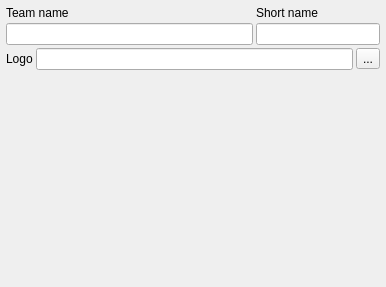
<?xml version="1.0" encoding="UTF-8"?>
<ui version="4.0">
 <class>TeamWidget</class>
 <widget class="QWidget" name="TeamWidget">
  <property name="geometry">
   <rect>
    <x>0</x>
    <y>0</y>
    <width>386</width>
    <height>287</height>
   </rect>
  </property>
  <property name="windowTitle">
   <string>Form</string>
  </property>
  <layout class="QVBoxLayout" name="verticalLayout">
   <property name="spacing">
    <number>3</number>
   </property>
   <property name="leftMargin">
    <number>6</number>
   </property>
   <property name="topMargin">
    <number>6</number>
   </property>
   <property name="rightMargin">
    <number>6</number>
   </property>
   <property name="bottomMargin">
    <number>6</number>
   </property>
   <item>
    <layout class="QGridLayout" name="__teamNameGridLayout">
     <property name="spacing">
      <number>3</number>
     </property>
     <item row="0" column="0">
      <widget class="QLabel" name="__teamNameLable">
       <property name="text">
        <string>Team name</string>
       </property>
      </widget>
     </item>
     <item row="0" column="1">
      <widget class="QLabel" name="__shortNameLable">
       <property name="text">
        <string>Short name</string>
       </property>
      </widget>
     </item>
     <item row="1" column="0">
      <widget class="QLineEdit" name="teamNameLineEdit">
       <property name="sizePolicy">
        <sizepolicy hsizetype="Expanding" vsizetype="Fixed">
         <horstretch>2</horstretch>
         <verstretch>0</verstretch>
        </sizepolicy>
       </property>
      </widget>
     </item>
     <item row="1" column="1">
      <widget class="QLineEdit" name="shortNameLineEdit">
       <property name="sizePolicy">
        <sizepolicy hsizetype="Expanding" vsizetype="Fixed">
         <horstretch>1</horstretch>
         <verstretch>0</verstretch>
        </sizepolicy>
       </property>
      </widget>
     </item>
    </layout>
   </item>
   <item>
    <layout class="QHBoxLayout" name="__logoLayout">
     <property name="spacing">
      <number>3</number>
     </property>
     <property name="topMargin">
      <number>0</number>
     </property>
     <item>
      <widget class="QLabel" name="__logoLable">
       <property name="text">
        <string>Logo</string>
       </property>
      </widget>
     </item>
     <item>
      <widget class="QLineEdit" name="logoPath">
       <property name="enabled">
        <bool>true</bool>
       </property>
      </widget>
     </item>
     <item>
      <widget class="QToolButton" name="logoPathToolBox">
       <property name="text">
        <string>...</string>
       </property>
      </widget>
     </item>
    </layout>
   </item>
   <item>
    <spacer name="__verticalSpacer">
     <property name="orientation">
      <enum>Qt::Vertical</enum>
     </property>
     <property name="sizeHint" stdset="0">
      <size>
       <width>20</width>
       <height>40</height>
      </size>
     </property>
    </spacer>
   </item>
  </layout>
 </widget>
 <resources/>
 <connections/>
</ui>
